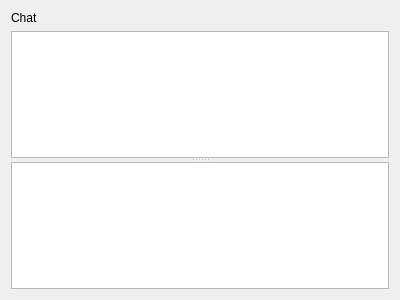
<?xml version="1.0" encoding="UTF-8"?>
<ui version="4.0">
 <class>ChatWidget</class>
 <widget class="QWidget" name="ChatWidget">
  <property name="geometry">
   <rect>
    <x>0</x>
    <y>0</y>
    <width>400</width>
    <height>300</height>
   </rect>
  </property>
  <property name="windowTitle">
   <string>Form</string>
  </property>
  <layout class="QHBoxLayout" name="horizontalLayout">
   <item>
    <layout class="QVBoxLayout" name="chatVerticalLayout">
     <item>
      <widget class="QLabel" name="chatHeader">
       <property name="text">
        <string>Chat</string>
       </property>
      </widget>
     </item>
     <item>
      <widget class="QSplitter" name="chatSplitter">
       <property name="orientation">
        <enum>Qt::Vertical</enum>
       </property>
       <widget class="QListView" name="chatView"/>
       <widget class="QPlainTextEdit" name="chatTextEdit"/>
      </widget>
     </item>
    </layout>
   </item>
  </layout>
 </widget>
 <resources/>
 <connections/>
</ui>
